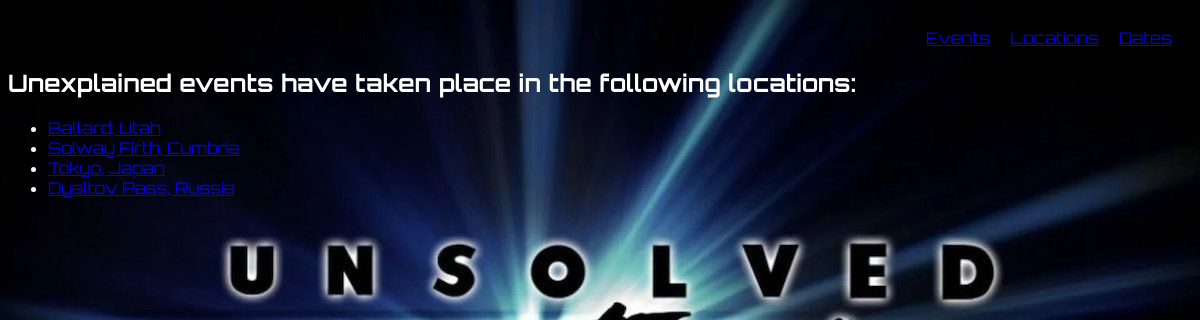
The app's page /phenomena/locations/ with its own data.
### phenomena/models.py (models this page shows, shortened)
class Location(models.Model):
    event=models.ForeignKey(Event,on_delete=models.CASCADE)
    location=models.CharField(max_length=200,unique=True)

### phenomena/views.py (the view)
# urls.py: path("locations/", views.locations, name="locations"),
def locations(request):
    all_locations = {"locations": Location.objects.all()}
    return render(request, "phenomena/locations.html", all_locations)

### phenomena/templates/phenomena/locations.html (shortened to what this page needs)
{% extends "base.html" %}
{% load static %}
{% block content %}
{% block style %} <link rel="stylesheet" href="{% static 'phenomena/style.css' %}"> {% endblock %}
<h2 id="location-heading"> Unexplained events have taken place in the following locations: </h2>
<ul id="location-list">
    {% for location in locations %}
  <li><a href="{% url 'country' location.location %}">{{ location.location }}</a></li>
    {% empty %}
    <li>No events to show</li>
    {% endfor %}
</ul>
{% endblock %}

### phenomena/static/phenomena/style.css (style rules this page uses)
body { background: white url("images/unsolvedMysteries.jpeg") no-repeat; background-size: cover; font-family: 'Orbitron', sans-serif; }
#location-list { color: white; }
#location-heading { color: white; }

### records on screen
Location: location "Ballard, Utah"
Location: location "Solway Firth, Cumbria"
Location: location "Tokyo, Japan"
Location: location "Dyaltov Pass, Russia"
